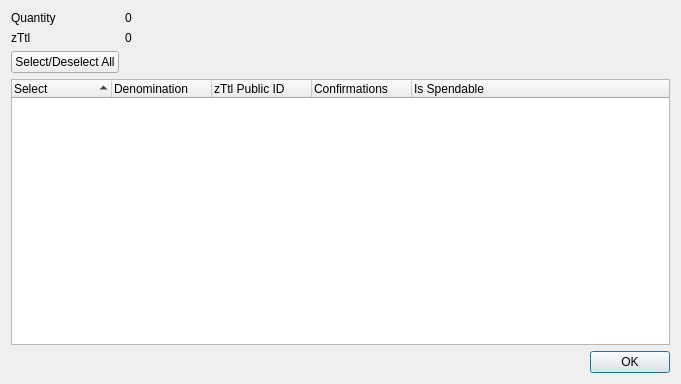
<?xml version="1.0" encoding="UTF-8"?>
<ui version="4.0">
 <class>ZTtlControlDialog</class>
 <widget class="QDialog" name="ZTtlControlDialog">
  <property name="geometry">
   <rect>
    <x>0</x>
    <y>0</y>
    <width>681</width>
    <height>384</height>
   </rect>
  </property>
  <property name="minimumSize">
   <size>
    <width>681</width>
    <height>384</height>
   </size>
  </property>
  <property name="windowTitle">
   <string>Select zTtl to Spend</string>
  </property>
  <layout class="QGridLayout" name="gridLayout">
   <item row="0" column="0">
    <layout class="QFormLayout" name="formLayout">
     <property name="sizeConstraint">
      <enum>QLayout::SetDefaultConstraint</enum>
     </property>
     <item row="0" column="0">
      <widget class="QLabel" name="labelQuantity">
       <property name="text">
        <string>Quantity</string>
       </property>
      </widget>
     </item>
     <item row="0" column="1">
      <widget class="QLabel" name="labelQuantity_int">
       <property name="text">
        <string>0</string>
       </property>
      </widget>
     </item>
     <item row="1" column="0">
      <widget class="QLabel" name="labelZTtl">
       <property name="text">
        <string>zTtl</string>
       </property>
      </widget>
     </item>
     <item row="1" column="1">
      <widget class="QLabel" name="labelZTtl_int">
       <property name="text">
        <string>0</string>
       </property>
      </widget>
     </item>
     <item row="2" column="0">
      <widget class="QPushButton" name="pushButtonAll">
       <property name="text">
        <string>Select/Deselect All</string>
       </property>
      </widget>
     </item>
    </layout>
   </item>
   <item row="1" column="0">
    <layout class="QVBoxLayout" name="verticalLayout">
     <item>
      <widget class="QTreeWidget" name="treeWidget">
       <property name="minimumSize">
        <size>
         <width>0</width>
         <height>250</height>
        </size>
       </property>
       <property name="alternatingRowColors">
        <bool>true</bool>
       </property>
       <property name="sortingEnabled">
        <bool>true</bool>
       </property>
       <property name="columnCount">
        <number>5</number>
       </property>
       <attribute name="headerDefaultSectionSize">
        <number>100</number>
       </attribute>
       <column>
        <property name="text">
         <string notr="true">Select</string>
        </property>
       </column>
       <column>
        <property name="text">
         <string notr="true">Denomination</string>
        </property>
       </column>
       <column>
        <property name="text">
         <string notr="true">zTtl Public ID</string>
        </property>
       </column>
       <column>
        <property name="text">
         <string notr="true">Confirmations</string>
        </property>
       </column>
       <column>
        <property name="text">
         <string>Is Spendable</string>
        </property>
       </column>
      </widget>
     </item>
     <item>
      <widget class="QDialogButtonBox" name="buttonBox">
       <property name="orientation">
        <enum>Qt::Horizontal</enum>
       </property>
       <property name="standardButtons">
        <set>QDialogButtonBox::Ok</set>
       </property>
      </widget>
     </item>
    </layout>
   </item>
  </layout>
 </widget>
 <resources/>
 <connections>
  <connection>
   <sender>buttonBox</sender>
   <signal>accepted()</signal>
   <receiver>ZTtlControlDialog</receiver>
   <slot>accept()</slot>
   <hints>
    <hint type="sourcelabel">
     <x>248</x>
     <y>254</y>
    </hint>
    <hint type="destinationlabel">
     <x>157</x>
     <y>274</y>
    </hint>
   </hints>
  </connection>
  <connection>
   <sender>buttonBox</sender>
   <signal>rejected()</signal>
   <receiver>ZTtlControlDialog</receiver>
   <slot>reject()</slot>
   <hints>
    <hint type="sourcelabel">
     <x>316</x>
     <y>260</y>
    </hint>
    <hint type="destinationlabel">
     <x>286</x>
     <y>274</y>
    </hint>
   </hints>
  </connection>
 </connections>
</ui>
